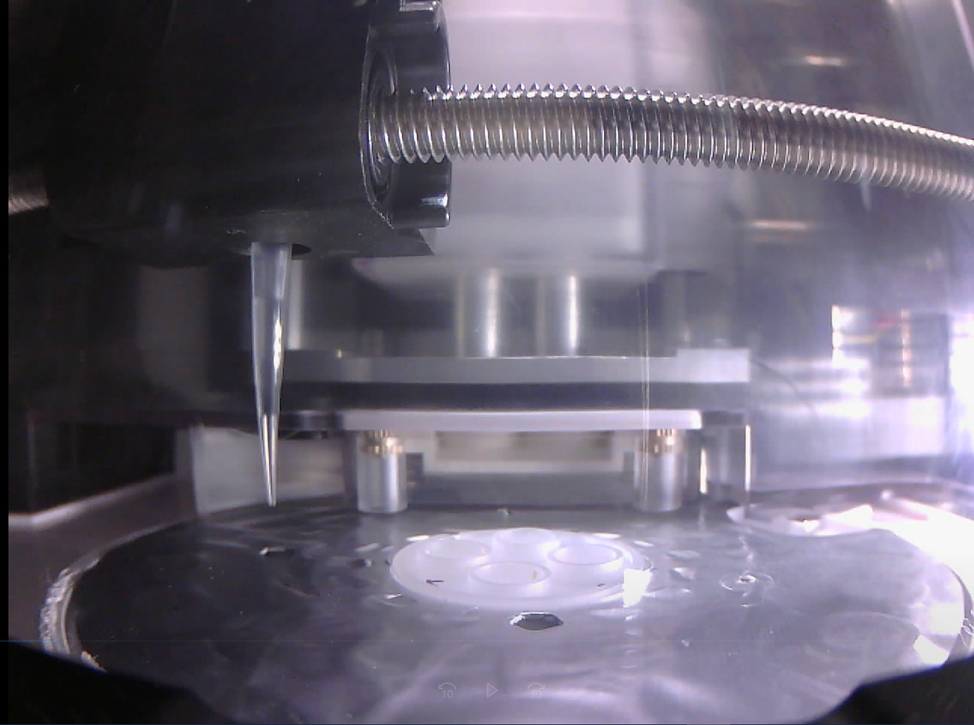
#> input picture FYP_107_liquid_level-main_Janice_1912022/Image_4.png, 974 x 725 px, shrunk from 1385 x 1031 before the run
$ python grabcut.py
#> lines starting #> are read from the running program, lines starting #| are printed output that depends on the picture; after the words box and inside, x2 and y2 are one past the last pixel; in counts of white or black regions, pixels touching at a corner belong together
# import the necessary packages
import numpy as np
import argparse
import time
import cv2
import os

image = cv2.imread("Image_4.png")
#> image is the input picture: shape (725, 974, 3); mean B, G, R 116.1, 101, 106.4
x = 200
y = 300
h = 450
w = 100

# construct the argument parser and parse the arguments
ap = argparse.ArgumentParser()
ap.add_argument("-c", "--iter", type=int, default=10,
	help="# of GrabCut iterations (larger value => slower runtime)")
args = vars(ap.parse_args())

# load the input image from disk and then allocate memory for the
# output mask generated by GrabCut -- this mask should hae the same
# spatial dimensions as the input image
##image = cv2.imread(image)
mask = np.zeros(image.shape[:2], dtype="uint8")

# define the bounding box coordinates that approximately define my
# face and neck region (i.e., all visible skin)
rect = (x, y, x+w, y+h)

# allocate memory for two arrays that the GrabCut algorithm internally
# uses when segmenting the foreground from the background
fgModel = np.zeros((1, 65), dtype="float")
bgModel = np.zeros((1, 65), dtype="float")
# apply GrabCut using the the bounding box segmentation method
start = time.time()
(mask, bgModel, fgModel) = cv2.grabCut(image, mask, rect, bgModel,
	fgModel, iterCount=args["iter"], mode=cv2.GC_INIT_WITH_RECT)
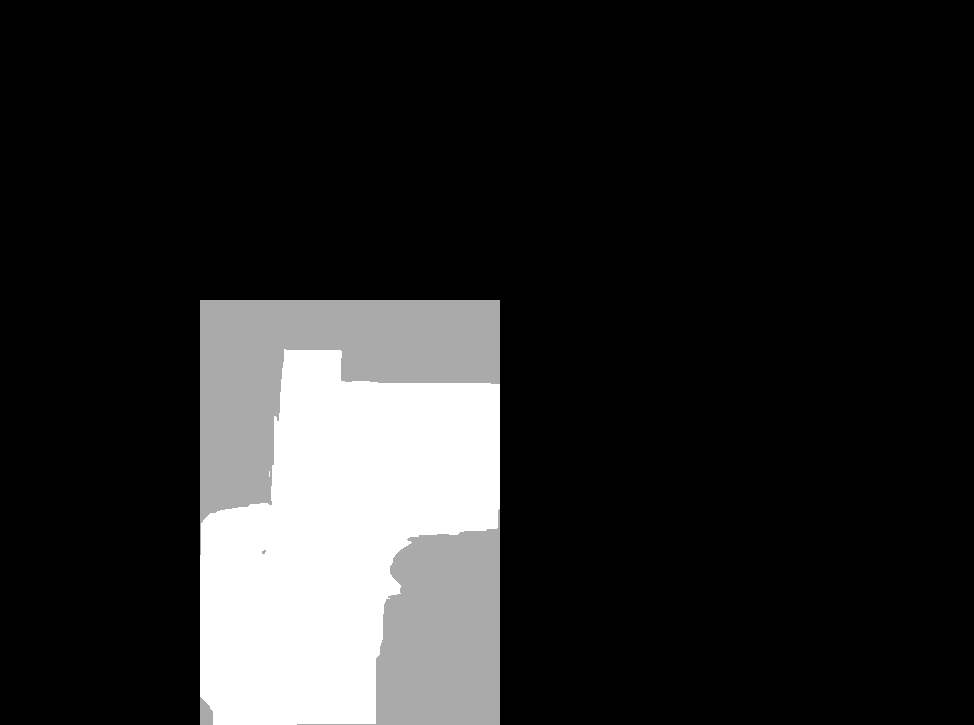
#> mask: shape (725, 974); min 0, max 3, mean 0.464; drawn with min black and max white
##mask, bgdModel, fgdModel = cv2.grabCut(image,mask,None,bgModel,fgModel,5,cv2.GC_INIT_WITH_MASK)
end = time.time()
print("[INFO] applying GrabCut took {:.2f} seconds".format(end - start))

# the output mask has for possible output values, marking each pixel
# in the mask as (1) definite background, (2) definite foreground,
# (3) probable background, and (4) probable foreground
values = (
	("Definite Background", cv2.GC_BGD),
	("Probable Background", cv2.GC_PR_BGD),
	("Definite Foreground", cv2.GC_FGD),
	("Probable Foreground", cv2.GC_PR_FGD),
)
# loop over the possible GrabCut mask values
for (name, value) in values:
	# construct a mask that for the current value
	print("[INFO] showing mask for '{}'".format(name))
	valueMask = (mask == value).astype("uint8") * 255
#> this loop made 4 passes
#> pass 1, `valueMask = (mask == value).astype("uint8") * 255`:
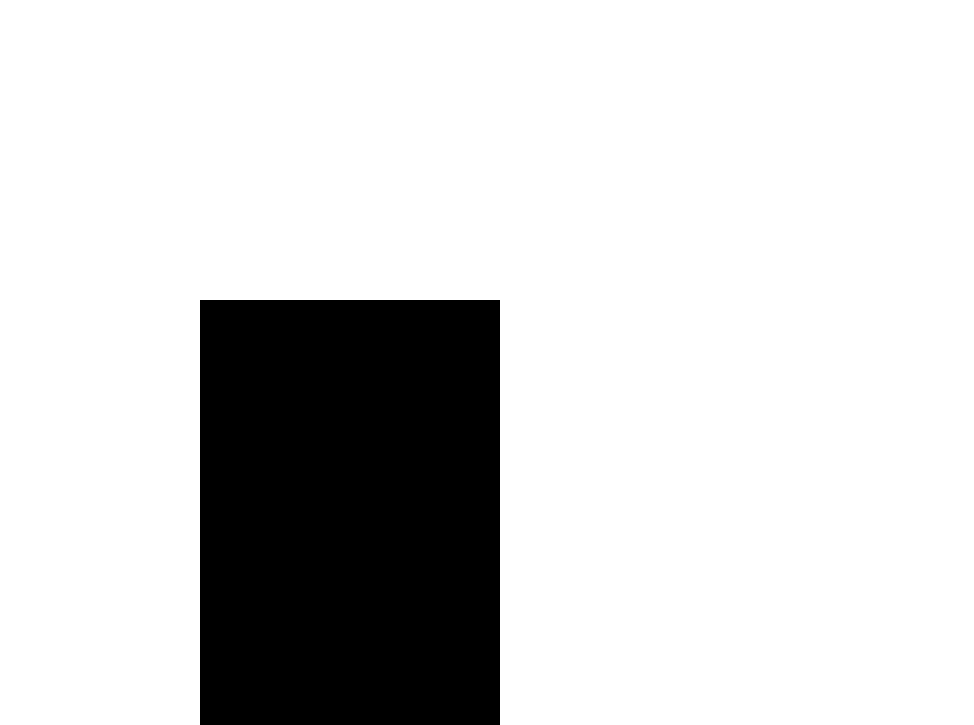
#> valueMask: shape (725, 974); 81.9% white; 1 black region, box (x1, y1, x2, y2) and area: (200, 300, 500, 725) 127500
#> pass 2, `valueMask = (mask == value).astype("uint8") * 255`:
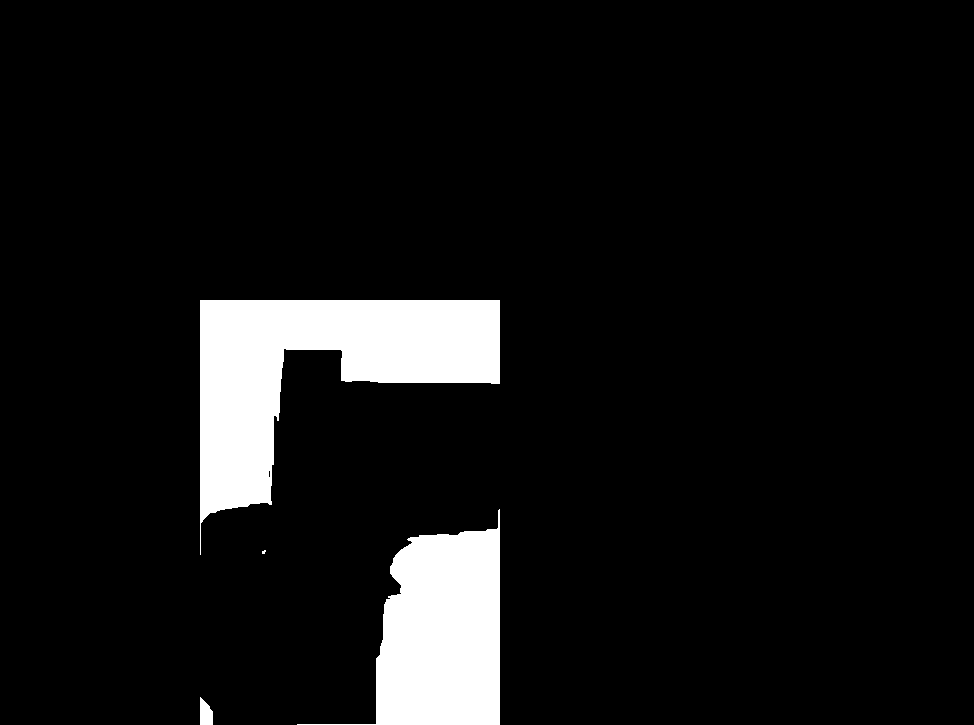
#> valueMask: shape (725, 974); 7.8% white; 4 white regions (1 under 20 px), largest, box (x1, y1, x2, y2) and area: (200, 300, 500, 555) 32369, (297, 509, 500, 725) 22081, (200, 697, 213, 725) 280
	# display the mask so we can visualize it
##	cv2.imshow(name, valueMask)
##	cv2.waitKey(0)

# we'll set all definite background and probable background pixels
# to 0 while definite foreground and probable foreground pixels are
# set to 1
outputMask = np.where((mask == cv2.GC_BGD) | (mask == cv2.GC_PR_BGD),
	0, 1)
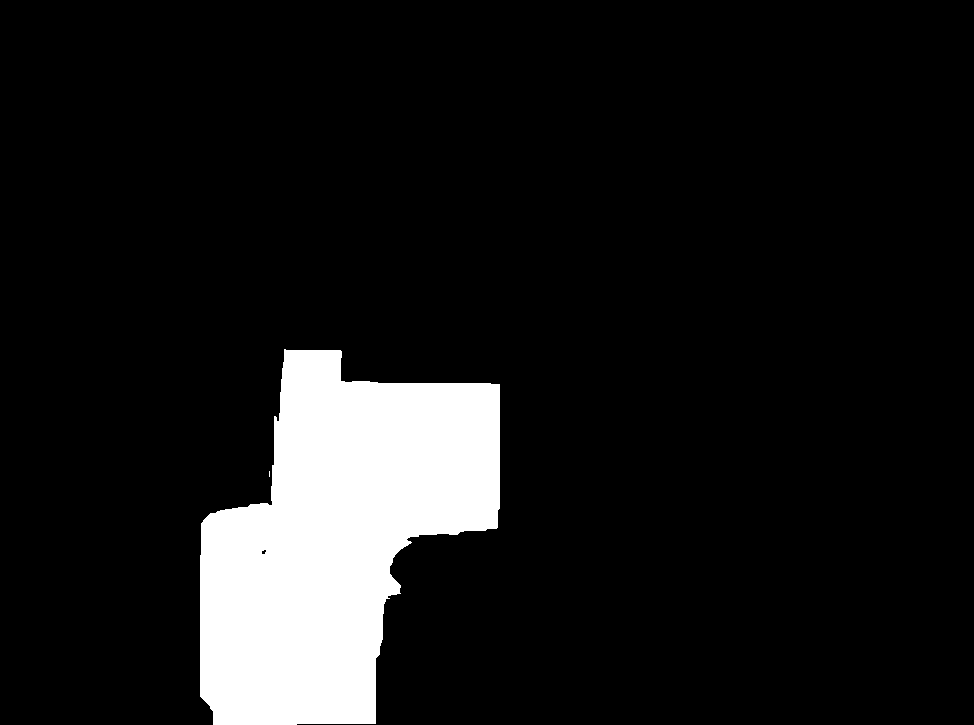
#> outputMask: shape (725, 974) int64; values 0 (black) and 1 (white), 10.3% white; 2 white regions (1 under 20 px), largest, box (x1, y1, x2, y2) and area: (200, 349, 500, 725) 72752
# scale the mask from the range [0, 1] to [0, 255]
outputMask = (outputMask * 255).astype("uint8")
# apply a bitwise AND to the image using our mask generated by
# GrabCut to generate our final output image
output = cv2.bitwise_and(image, image, mask=outputMask)
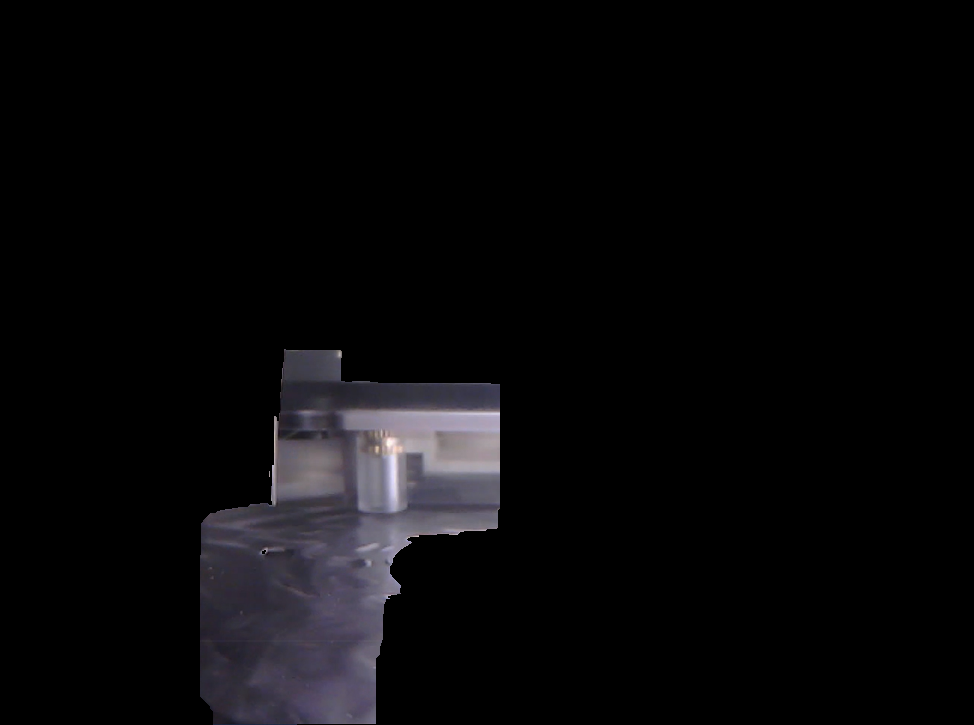
#> output: shape (725, 974, 3); mean B, G, R 9.7, 8.3, 8.8

# show the input image followed by the mask and output generated by
# GrabCut and bitwise masking
##cv2.imshow("Input", image)
cv2.imshow("GrabCut Mask", outputMask)
cv2.imshow("GrabCut Output", output)
cv2.waitKey(0)
